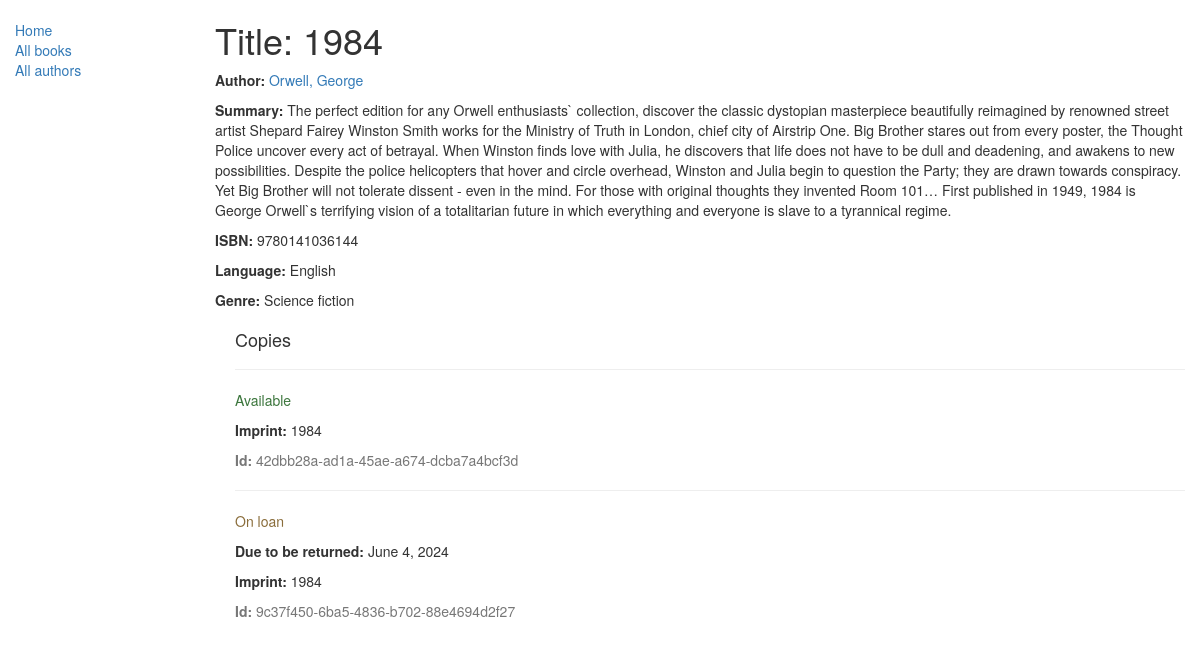
/catalog/book/2, run on the app's committed database.
### catalog/models.py (models this page shows, shortened)
class Book(models.Model):
    title = models.CharField(max_length=200)
    author = models.ForeignKey("Author", on_delete=models.SET_NULL, null=True)
    summary = models.TextField(
        max_length=1000, help_text="Enter a brief description of the book"
    )
    isbn = models.CharField(
        "ISBN",
        max_length=13,
        help_text='13 Character <a href="https://www.isbn-international.org/content/what-isbn">ISBN number</a>',
    )
    genre = models.ManyToManyField(Genre, help_text="Select a genre for this book")
    language = models.ForeignKey("Language", on_delete=models.SET_NULL, null=True)
    def display_genre(self):
        """Creates a string for the Genre. This is required to display genre in Admin."""
        return ", ".join([genre.name for genre in self.genre.all()[:3]])
    display_genre.short_description = "Genre"
    class Meta:
        ordering = ["title", "author"]

class Author(models.Model):
    first_name = models.CharField(max_length=100)
    last_name = models.CharField(max_length=100)
    date_of_birth = models.DateField(null=True, blank=True)
    date_of_death = models.DateField("Died", null=True, blank=True)
    class Meta:
        ordering = ['last_name', 'first_name']
    def __str__(self):
        return f"{self.last_name}, {self.first_name}"

class Language(models.Model):
    name = models.CharField(
        max_length=200,
        unique=True,
        help_text="Enter the book's natural language (e.g. English, French, Japanese etc.)",
    )
    def __str__(self):
        return self.name
    class Meta:
        constraints = [
            UniqueConstraint(
                Lower("name"),
                name="language_name_case_insensitive_unique",
                violation_error_message="Language already exists (case insensitive match)",
            ),
        ]

class Genre(models.Model):
    name = models.CharField(
        max_length=200,
        unique=True,
        help_text="Enter a book genre (e.g. Science Fiction, French Poetry etc.)",
    )
    def __str__(self):
        return self.name
    class Meta:
        constraints = [
            UniqueConstraint(
                Lower("name"),
                name="genre_name_case_insensitive_unique",
                violation_error_message="Genre already exists (case insensitive match)",
            ),
        ]

class BookInstance(models.Model):
    id = models.UUIDField(
        primary_key=True,
        default=uuid.uuid4,
        help_text="Unique ID for this particular book across whole library",
    )
    book = models.ForeignKey("Book", on_delete=models.SET_NULL, null=True)
    imprint = models.CharField(max_length=200)
    due_back = models.DateField(null=True, blank=True)
    borrower = models.ForeignKey(
        settings.AUTH_USER_MODEL, on_delete=models.SET_NULL, null=True, blank=True
    )
    LOAN_STATUS = (
        ("m", "Maintenance"),
        ("o", "On loan"),
        ("a", "Available"),
        ("r", "Reserved"),
    )
    status = models.CharField(
        max_length=1,
        choices=LOAN_STATUS,
        blank=True,
        default="m",
        help_text="Book availability",
    )
    class Meta:
        ordering = ["due_back"]

### catalog/views.py (the view)
# urls.py: re_path(r"^book/(?P<pk>\d+)$", views.BookDetailView.as_view(), name="book-detail"),
class BookDetailView(generic.DetailView):
    model = Book

### catalog/templates/catalog/book_detail.html
{% extends "base_generic.html" %}
{% block content %}
  <h1>Title: {{ book.title }}</h1>
  <p><strong>Author:</strong> <a href="{% url 'author-detail' book.author.pk %}">{{ book.author }}</a></p>
  <p><strong>Summary:</strong> {{ book.summary }}</p>
  <p><strong>ISBN:</strong> {{ book.isbn }}</p>
  <p><strong>Language:</strong> {{ book.language }}</p>
  <p><strong>Genre:</strong> {% for genre in book.genre.all %} {{ genre }}{% if not forloop.last %}, {% endif %}{% endfor %}</p>
  <div style="margin-left:20px;margin-top:20px">
    <h4>Copies</h4>
    {% for copy in book.bookinstance_set.all %}
    <hr>
    <p class="{% if copy.status == 'a' %}text-success{% elif copy.status == 'd' %}text-danger{% else %}text-warning{% endif %}">{{ copy.get_status_display }}</p>
    {% if copy.status != 'a' %}<p><strong>Due to be returned:</strong> {{copy.due_back}}</p>{% endif %}
    <p><strong>Imprint:</strong> {{copy.imprint}}</p>
    <p class="text-muted"><strong>Id:</strong> {{copy.id}}</p>
    {% endfor %}
  </div>
{% endblock %}

### data on the page
Book: title "1984", author "Orwell, George", summary "The perfect edition for any Orwell enthusiasts` collection, discover the classic dystopian masterpiece beautifully reimagined by renowned street artist Shepard Fairey Winston Smith works for the Ministry of Truth in London, chief city of Airstrip One. Big Brother stares out from every poster, the Thought Police uncover every act of betrayal. When Winston finds love with Julia, he discovers that life does not have to be dull and deadening, and awakens to new possibilities. Despite the police helicopters that hover and circle overhead, Winston and Julia begin to question the Party; they are drawn towards conspiracy. Yet Big Brother will not tolerate dissent - even in the mind. For those with…", isbn "9780141036144", language "English"
Genre: name "Science fiction"
BookInstance: status "Available", imprint "1984", id "42dbb28a-ad1a-45ae-a674-dcba7a4bcf3d"
BookInstance: status "On loan", due_back "June 4, 2024", imprint "1984", id "9c37f450-6ba5-4836-b702-88e4694d2f27"
